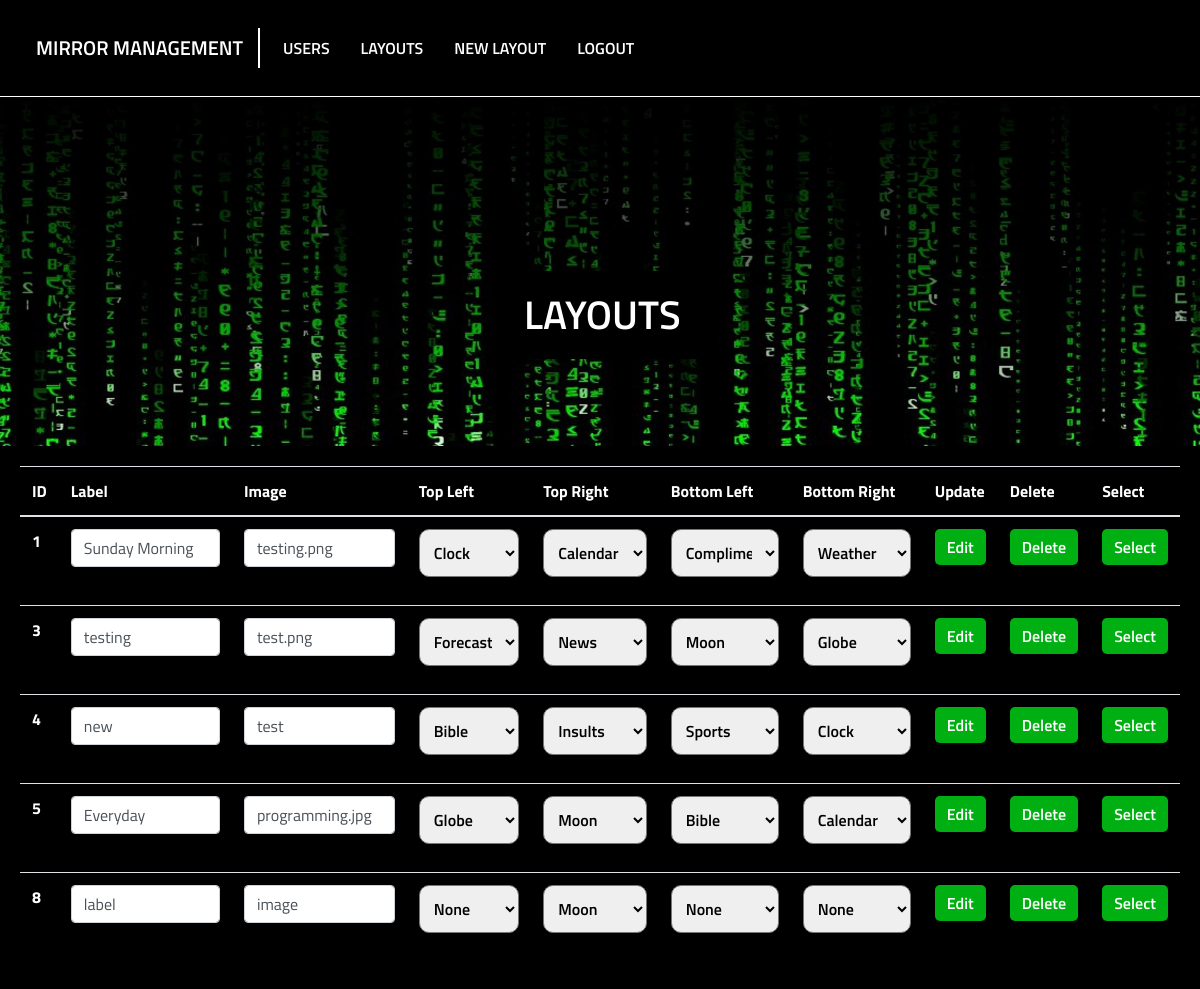
Screenshot of /Mirror1/presentation/views/displayAllLayouts.php (signed in) with the database file from the repository.
### tables this page shows
CREATE TABLE `layouts` (
  `ID` int(11) NOT NULL,
  `LABEL` varchar(50) NOT NULL,
  `IMAGE` varchar(200) NOT NULL,
  `TOP_LEFT` varchar(50) NOT NULL,
  `TOP_RIGHT` varchar(50) NOT NULL,
  `BOTTOM_LEFT` varchar(50) NOT NULL,
  `BOTTOM_RIGHT` varchar(50) NOT NULL,
  `IS_ACTIVE` tinyint(1) NOT NULL DEFAULT '0'
);

### Mirror1/Autoloader.php (called while the page is built, shortened)
<?php
spl_autoload_register(function($class) {
    $lastdirectories = substr(getcwd(), strlen(__DIR__));
    $numberoflastdirectories = substr_count($lastdirectories, '\\');
    $directories = ['business', 'business/model', 'database', 'presentation', 'presentation/handlers',
        'presentation/views', 'utility'
    ];
    foreach($directories as $d) {
        $currentDirectory = $d;
        for ($x = 0; $x < $numberoflastdirectories; $x++) {
            $currentDirectory = "../" . $currentDirectory;
        }
        $classFile = $currentDirectory . '\\' . $class . '.php';
    }
})
?>

### Mirror1/database/LayoutDataService.php (called while the page is built, shortened)
<?php
require_once '../../Autoloader.php';
class LayoutDataService {
    function getAllLayouts() {
        $db = new Database();
        $connection = $db->getConnection();
        $stmt = $connection->prepare("SELECT * FROM LAYOUTS");
        $stmt->execute();
        $result = $stmt->get_result();
        if ($result->num_rows == 0) {
            return null;
        }
        else {
            $layoutArray = Array();
            while ($layout = $result->fetch_assoc()) {
                array_push($layoutArray, $layout);
            }
            return $layoutArray;
        }
    }
}
?>

### Mirror1/business/LayoutBusinessService.php (called while the page is built, shortened)
<?php
require_once '../../Autoloader.php';
class LayoutBusinessService {
    function getAllLayouts() {
        $dbService = new LayoutDataService();
        $layouts = $dbService->getAllLayouts();
        return $layouts;
    }
}
?>

### Mirror1/presentation/views/displayAllLayouts.php (the view, shortened to what this page needs)
<?php
require_once '../../header.php';
$bs = new LayoutBusinessService();
$layouts = $bs->getAllLayouts();
?>
<div class="hero">
	<h1 class="heroTxt">Layouts</h1>
</div>
<div class="container">
<table class="table table-hover">
<thead>
<tr>
<th scope="col">
ID
</th>
<th scope="col">
Label
</th>
<th scope="col">
Image
</th>
<th scope="col">
Top Left
</th>
<th scope="col">
Top Right
</th>
<th scope="col">
Bottom Left
</th>
<th scope="col">
Bottom Right
</th>
<th scope="col">
Update
</th>
<th scope="col">
Delete
</th>
<th scope="col">
Select
</th>
</tr>
</thead>
<tbody>
<?php
for ($x = 0; $x < count($layouts); $x++) {
    echo "<tr>";
    echo "<form action='../handlers/updateLayout.php'>
            <input type='hidden' name='id' value='" . $layouts[$x]['ID'] . "'>";
    echo "<th scope='row'>" . $layouts[$x]['ID'] . "</th>";
    echo "<td><input type='text' class='form-control' id='label' value='" . $layouts[$x]['LABEL'] . "' name='Label'></td>";
    echo "<td><input type='text' class='form-control' id='image' value='" . $layouts[$x]['IMAGE'] . "' name='Image'></td>";
    ?>
    <td>
    <div class="form-group">
    <select name="TopLeft" id="topLeft" class="layoutDrop">
    <option value="" class="layoutDropItem">None</option>
    <option value="Clock" class="layoutDropItem" <?php if($layouts[$x]['TOP_LEFT'] == 'Clock') echo " selected";?>>Clock</option>
    <option value="Forecast" class="layoutDropItem" <?php if($layouts[$x]['TOP_LEFT'] == 'Forecast') echo " selected";?>>Forecast</option>
    <option value="Globe" class="layoutDropItem" <?php if($layouts[$x]['TOP_LEFT'] == 'Globe') echo " selected";?>>Globe</option>
    <option value="Bible" class="layoutDropItem" <?php if($layouts[$x]['TOP_LEFT'] == 'Bible') echo " selected";?>>Bible</option>
    </select>
    </div>
    </td>
    <td>
    <div class="form-group">
    <select name="TopRight" id="topRight" class="layoutDrop">
    <option value="Calendar" class="layoutDropItem" <?php if($layouts[$x]['TOP_RIGHT'] == 'Calendar') echo " selected";?>>Calendar</option>
    <option value="News" class="layoutDropItem" <?php if($layouts[$x]['TOP_RIGHT'] == 'News') echo " selected";?>>News</option>
    <option value="Moon" class="layoutDropItem" <?php if($layouts[$x]['TOP_RIGHT'] == 'Moon') echo " selected";?>>Moon</option>
    <option value="Insults" class="layoutDropItem" <?php if($layouts[$x]['TOP_RIGHT'] == 'Insults') echo " selected";?>>Insults</option>
    </select>
    </div>
    </td>
    <td>
    <div class="form-group">
    <select name="BottomLeft" id="bottomLeft" class="layoutDrop">
    <option value="" class="layoutDropItem">None</option>
    <option value="Compliments" class="layoutDropItem" <?php if($layouts[$x]['BOTTOM_LEFT'] == 'Compliments') echo " selected";?>>Compliments</option>
    <option value="Moon" class="layoutDropItem" <?php if($layouts[$x]['BOTTOM_LEFT'] == 'Moon') echo " selected";?>>Moon</option>
    <option value="Bible" class="layoutDropItem" <?php if($layouts[$x]['BOTTOM_LEFT'] == 'Bible') echo " selected";?>>Bible</option>
    <option value="Sports" class="layoutDropItem" <?php if($layouts[$x]['BOTTOM_LEFT'] == 'Sports') echo " selected";?>>Sports</option>
    </select>
    </div>
    </td>
    <td>
    <div class="form-group">
    <select name="BottomRight" id="bottomRight" class="layoutDrop">
    <option value="" class="layoutDropItem">None</option>
    <option value="Clock" class="layoutDropItem" <?php if($layouts[$x]['BOTTOM_RIGHT'] == 'Clock') echo " selected";?>>Clock</option>
    <option value="Calendar" class="layoutDropItem" <?php if($layouts[$x]['BOTTOM_RIGHT'] == 'Calendar') echo " selected";?>>Calendar</option>
    <option value="Weather" class="layoutDropItem"<?php if($layouts[$x]['BOTTOM_RIGHT'] == 'Weather') echo " selected";?>>Weather</option>
    <option value="Globe" class="layoutDropItem" <?php if($layouts[$x]['BOTTOM_RIGHT'] == 'Globe') echo " selected";?>>Globe</option>
    </select>
    </div>
    </td>
    <?php
    echo "<td><input type='submit' class='buttonLogin' value='Edit'></td>
    </form>";
    echo "<td>
            <form action='deleteConfirmation.php'>
                <input type='hidden' name='id' value='" . $layouts[$x]['ID'] . "'>
                <input type='submit' class='buttonLogin' value='Delete'>
            </form>
        </td>";
    echo "<td>
            <form action='../handlers/selectLayout.php'>
                <input type='hidden' name='id' value='" . $layouts[$x]['ID'] . "'>
                <input type='submit' class='buttonLogin' value='Select'>
            </form>
        </td>";
    echo "</tr>";
}
?>
</tbody>
</table>
</div>

### Mirror1/utility/styling.css (style rules this page uses)
.container { max-width: 1200px; padding: 20px; }
* { font-family: 'Titillium Web'; }
.hero { width: 100%; height: 350px; background: url(/Mirror1/images/programming.jpg); background-size: cover; background-repeat: no-repeat; display: block; position: relative; }
.heroTxt { color: #fff; text-transform: uppercase; font-weight: 600; padding: 20px; background: #000; position: absolute; left: 42%; top: 50%; }
.buttonLogin { background: #00b012; color: #fff; padding: 6px 12px; transition: all .3s ease; border-radius: 5px; border: 0px solid #000; font-weight: 600; }
table, tr:hover { color: #fff !important; }
.layoutDrop { width: 100%; padding: 10px; font-weight: 600; border-radius: 10px; }
.layoutDropItem { font-weight: 600 !important; background: #000 !important; color: #fff !important; transition: all .3s ease !important; padding: 10px !important; }

### rows the page displays
layouts: ID "1", Label "Sunday Morning", Image "testing.png", TopLeft "Clock", TopRight "Calendar", BottomLeft "Compliments", BottomRight "Weather"
layouts: ID "3", Label "testing", Image "test.png", TopLeft "Forecast", TopRight "News", BottomLeft "Moon", BottomRight "Globe"
layouts: ID "4", Label "new", Image "test", TopLeft "Bible", TopRight "Insults", BottomLeft "Sports", BottomRight "Clock"
layouts: ID "5", Label "Everyday", Image "programming.jpg", TopLeft "Globe", TopRight "Moon", BottomLeft "Bible", BottomRight "Calendar"
layouts: ID "8", Label "label", Image "image", TopRight "Moon"
